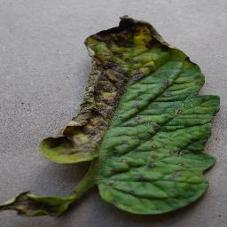
#> input picture raw_dataset/early_blight_leaf/Eb106.jpg, 227 x 227 px
$ python -i prepare_dataset.py   (imports and definitions only)
#> lines starting #> are read from the running program, lines starting #| are printed output that depends on the picture
import os
import shutil
import cv2
import numpy as np
from sklearn.model_selection import train_test_split

# Update expected classes to match current folder structure
EXPECTED_CLASSES = [
    'healthy_leaf',
    'early_blight_leaf',
    'late_blight_leaf',
    'septoria_leaf'
]

# [20 lines left out: function verify_dataset_structure, not called in this run]

def preprocess_image(image_path):
    """Preprocess single image before dataset split"""
#> called with image_path = 'raw_dataset/early_blight_leaf/Eb106.jpg'
    # Read image
    img = cv2.imread(image_path)
#> img is the input picture: shape (227, 227, 3); mean B, G, R 96.8, 112.2, 106.5

    # Convert to RGB (from BGR)
    img = cv2.cvtColor(img, cv2.COLOR_BGR2RGB)

    # Resize to target size
    img = cv2.resize(img, (96, 96))  # Standardize to 96x96
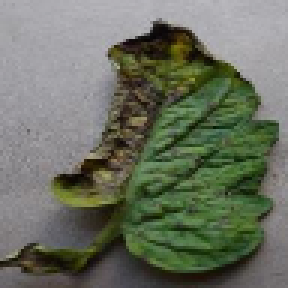
#> img: shape (96, 96, 3) (shown 3 times larger); mean R, G, B 106.3, 112, 96.6

    # Optional: Apply histogram equalization
    lab = cv2.cvtColor(img, cv2.COLOR_RGB2LAB)
#> lab: shape (96, 96, 3); mean of channels 0, 1, 2 116.8, 122.9, 136.4
    l, a, b = cv2.split(lab)
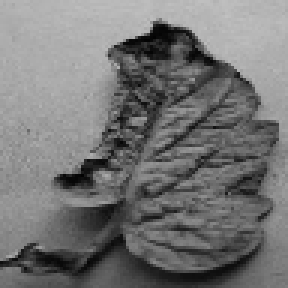
#> l: shape (96, 96) (shown 3 times larger); min 2, max 193, mean 116.8
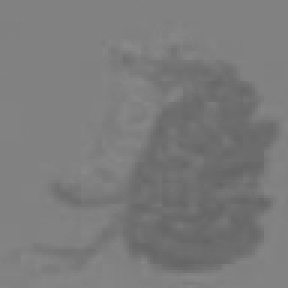
#> a: shape (96, 96) (shown 3 times larger); min 100, max 136, mean 122.9
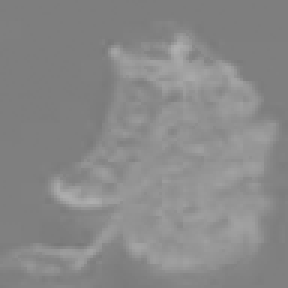
#> b: shape (96, 96) (shown 3 times larger); min 120, max 175, mean 136.4
    clahe = cv2.createCLAHE(clipLimit=3.0, tileGridSize=(8,8))
    cl = clahe.apply(l)
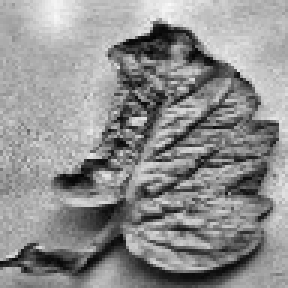
#> cl: shape (96, 96) (shown 3 times larger); min 3, max 249, mean 142.5
    enhanced = cv2.merge((cl,a,b))
#> enhanced: shape (96, 96, 3); mean of channels 0, 1, 2 142.5, 122.9, 136.4
    img = cv2.cvtColor(enhanced, cv2.COLOR_LAB2RGB)
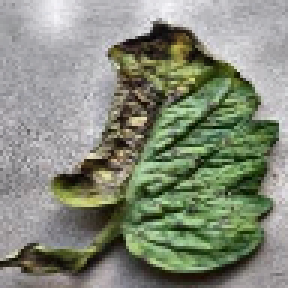
#> img: shape (96, 96, 3) (shown 3 times larger); mean R, G, B 132.2, 138.1, 121.8

    return img

# [73 lines left out: function organize_dataset, not called in this run]

# [17 lines not run here, left out]

>>> result = preprocess_image('raw_dataset/early_blight_leaf/Eb106.jpg')

$ run again, on raw_dataset/healthy_leaf/H170.jpg
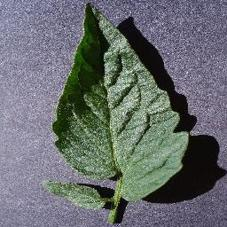
#> input picture raw_dataset/healthy_leaf/H170.jpg, 227 x 227 px
#> in preprocess_image, img is the input picture: shape (227, 227, 3); mean B, G, R 111.5, 109.2, 104.5
#> lab: shape (96, 96, 3); mean of channels 0, 1, 2 115.1, 126.8, 126.3
#> in preprocess_image, `l, a, b = cv2.split(lab)`:
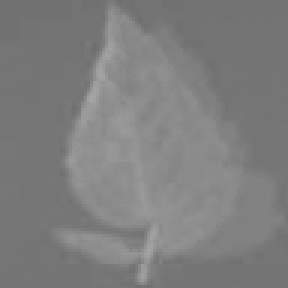
#> b: shape (96, 96) (shown 3 times larger); min 110, max 166, mean 126.3
#> enhanced: shape (96, 96, 3); mean of channels 0, 1, 2 136.4, 126.8, 126.3
#> in preprocess_image, `img = cv2.cvtColor(enhanced, cv2.COLOR_LAB2RGB)`:
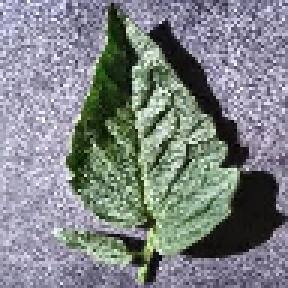
#> img: shape (96, 96, 3) (shown 3 times larger); mean R, G, B 126.2, 131.1, 133.6

$ run again, on raw_dataset/healthy_leaf/H182.jpg
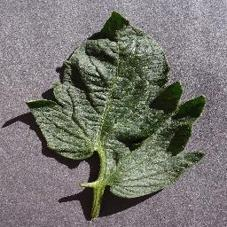
#> input picture raw_dataset/healthy_leaf/H182.jpg, 227 x 227 px
#> in preprocess_image, img is the input picture: shape (227, 227, 3); mean B, G, R 111.9, 117, 118.4
#> lab: shape (96, 96, 3); mean of channels 0, 1, 2 124.1, 127.5, 131.2
#> in preprocess_image, `l, a, b = cv2.split(lab)`:
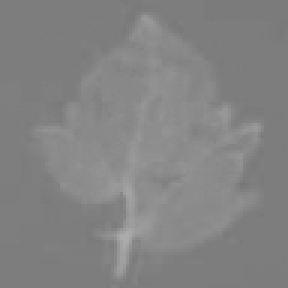
#> b: shape (96, 96) (shown 3 times larger); min 120, max 173, mean 131.2
#> enhanced: shape (96, 96, 3); mean of channels 0, 1, 2 147.3, 127.5, 131.2
#> in preprocess_image, `img = cv2.cvtColor(enhanced, cv2.COLOR_LAB2RGB)`:
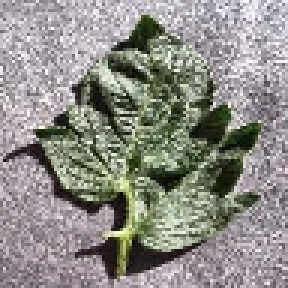
#> img: shape (96, 96, 3) (shown 3 times larger); mean R, G, B 142.4, 141.1, 135.9

$ run again, on raw_dataset/late_blight_leaf/Lb102.jpg
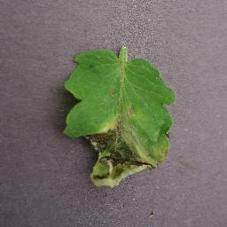
#> input picture raw_dataset/late_blight_leaf/Lb102.jpg, 227 x 227 px
#> in preprocess_image, img is the input picture: shape (227, 227, 3); mean B, G, R 100.7, 111.4, 113.5
#> lab: shape (96, 96, 3); mean of channels 0, 1, 2 119.6, 127.2, 134.2
#> in preprocess_image, `l, a, b = cv2.split(lab)`:
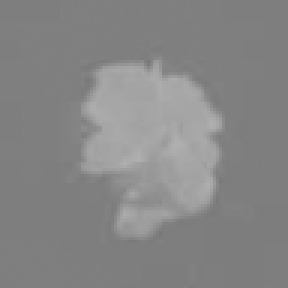
#> b: shape (96, 96) (shown 3 times larger); min 120, max 176, mean 134.2
#> enhanced: shape (96, 96, 3); mean of channels 0, 1, 2 133.4, 127.2, 134.2
#> in preprocess_image, `img = cv2.cvtColor(enhanced, cv2.COLOR_LAB2RGB)`:
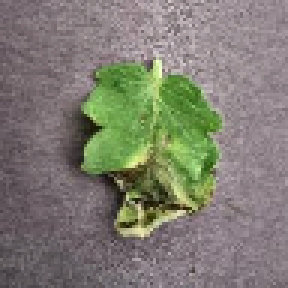
#> img: shape (96, 96, 3) (shown 3 times larger); mean R, G, B 127.2, 125.2, 114.2
